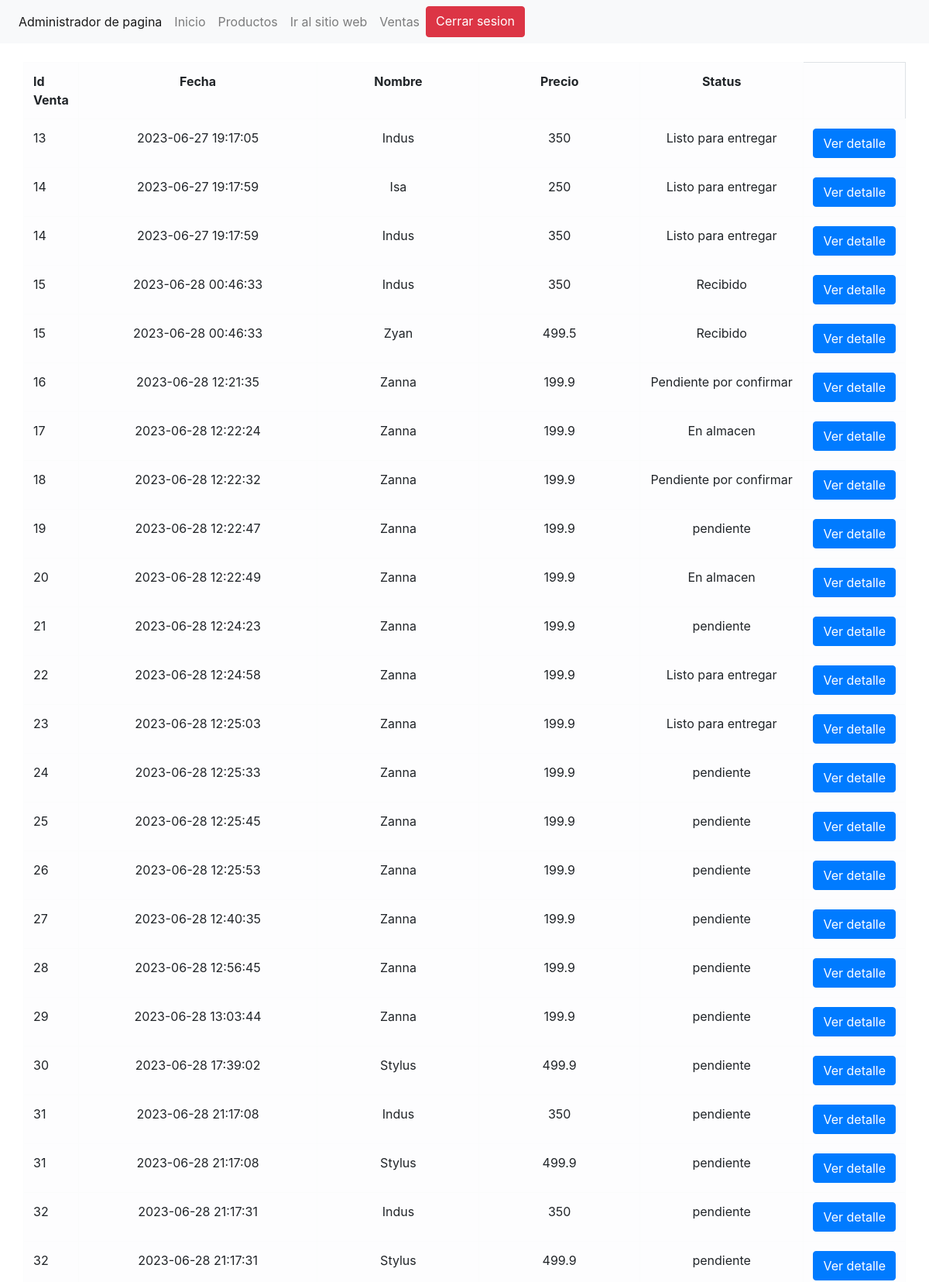
/administrador/seccion/ventas.php (upper part), run on the app's committed database.
### tables this page shows
CREATE TABLE `tbldetalleventa` (
  `ID` int(11) NOT NULL,
  `IDVENTA` int(11) NOT NULL,
  `idprod` int(11) NOT NULL,
  `PRECIOUNITARIO` decimal(20,2) NOT NULL,
  `CANTIDAD` int(11) NOT NULL,
  `DESCARGADO` int(1) NOT NULL
);

CREATE TABLE `tblventas` (
  `ID` int(11) NOT NULL,
  `ClaveTransaccion` varchar(250) NOT NULL,
  `PaypalDatos` text NOT NULL,
  `Fecha` datetime NOT NULL,
  `Correo` varchar(5000) NOT NULL,
  `Total` decimal(60,2) NOT NULL,
  `status` varchar(200) NOT NULL
);

CREATE TABLE `muebles` (
  `idprod` int(11) NOT NULL,
  `Nombre` varchar(255) NOT NULL,
  `Imagen` varchar(1000) NOT NULL,
  `TipoMueble` varchar(100) NOT NULL,
  `color` varchar(100) NOT NULL,
  `material` varchar(100) NOT NULL,
  `alto` float NOT NULL,
  `ancho` float NOT NULL,
  `profundidad` float NOT NULL,
  `Descripcion` varchar(500) NOT NULL,
  `Stock` int(11) NOT NULL,
  `PrecioBase` float NOT NULL
);

### administrador/seccion/ventas.php (the view, shortened to what this page needs)
<?php
include("../template/cabecera.php");
include("../config/bd.php");
$sentenciaSQL = $conexion->prepare("SELECT DV.IDVENTA, v.Fecha,  M.Nombre, M.PrecioBase, v.status, DV.ID
FROM `tbldetalleventa` as DV
INNER JOIN muebles M ON DV.idprod = M.idprod
INNER JOIN tblventas V ON DV.IDVENTA = V.ID
ORDER BY DV.IDVENTA ASC");
$sentenciaSQL->execute();
$listaVentas = $sentenciaSQL->fetchAll(PDO::FETCH_ASSOC);
?>
    <table class="table table-light table-bordered">
        <tbody>
            <tr>
                <th width="5%">Id Venta</th>
                <th width="30%" class="text-center">Fecha</th>
                <th width="20%" class="text-center">Nombre</th>
                <th width="20%" class="text-center">Precio</th>
                <th width="20%" class="text-center">Status</th>
            </tr>
            <?php
            foreach ($listaVentas as $venta) {
            ?>
                <tr style="background-color: ">
                    <td width="5%"><?php echo $venta['IDVENTA']; ?></td>
                    <td width="15%" class="text-center"><?php echo $venta['Fecha']; ?></td>
                    <td width="20%" class="text-center"><?php echo $venta['Nombre']; ?></td>
                    <td width="20%" class="text-center"><?php echo $venta['PrecioBase']; ?></td>
                    <td width="20%" class="text-center"><?php echo $venta['status']; ?></td>
                    <td>
                    <form method="post" action="">
                        <input type="submit" name="accion" value="Ver detalle" class="btn btn-primary">
                    </td>
                </tr>
            <?php
            }
            ?>
        </tbody>
    </table>

### data on the page
tbldetalleventa: IDVENTA "13", IDVENTA.Fecha "2023-06-27 19:17:05", idprod.Nombre "Indus", idprod.PrecioBase "350", IDVENTA.status "Listo para entregar"
tbldetalleventa: IDVENTA "14", IDVENTA.Fecha "2023-06-27 19:17:59", idprod.Nombre "Isa", idprod.PrecioBase "250", IDVENTA.status "Listo para entregar"
tbldetalleventa: IDVENTA "14", IDVENTA.Fecha "2023-06-27 19:17:59", idprod.Nombre "Indus", idprod.PrecioBase "350", IDVENTA.status "Listo para entregar"
tbldetalleventa: IDVENTA "15", IDVENTA.Fecha "2023-06-28 00:46:33", idprod.Nombre "Indus", idprod.PrecioBase "350", IDVENTA.status "Recibido"
tbldetalleventa: IDVENTA "15", IDVENTA.Fecha "2023-06-28 00:46:33", idprod.Nombre "Zyan", idprod.PrecioBase "499.5", IDVENTA.status "Recibido"
tbldetalleventa: IDVENTA "16", IDVENTA.Fecha "2023-06-28 12:21:35", idprod.Nombre "Zanna", idprod.PrecioBase "199.9", IDVENTA.status "Pendiente por confirmar"
tbldetalleventa: IDVENTA "17", IDVENTA.Fecha "2023-06-28 12:22:24", idprod.Nombre "Zanna", idprod.PrecioBase "199.9", IDVENTA.status "En almacen"
tbldetalleventa: IDVENTA "18", IDVENTA.Fecha "2023-06-28 12:22:32", idprod.Nombre "Zanna", idprod.PrecioBase "199.9", IDVENTA.status "Pendiente por confirmar"
tbldetalleventa: IDVENTA "19", IDVENTA.Fecha "2023-06-28 12:22:47", idprod.Nombre "Zanna", idprod.PrecioBase "199.9", IDVENTA.status "pendiente"
tbldetalleventa: IDVENTA "20", IDVENTA.Fecha "2023-06-28 12:22:49", idprod.Nombre "Zanna", idprod.PrecioBase "199.9", IDVENTA.status "En almacen"
tbldetalleventa: IDVENTA "21", IDVENTA.Fecha "2023-06-28 12:24:23", idprod.Nombre "Zanna", idprod.PrecioBase "199.9", IDVENTA.status "pendiente"
tbldetalleventa: IDVENTA "22", IDVENTA.Fecha "2023-06-28 12:24:58", idprod.Nombre "Zanna", idprod.PrecioBase "199.9", IDVENTA.status "Listo para entregar"
tbldetalleventa: IDVENTA "23", IDVENTA.Fecha "2023-06-28 12:25:03", idprod.Nombre "Zanna", idprod.PrecioBase "199.9", IDVENTA.status "Listo para entregar"
tbldetalleventa: IDVENTA "24", IDVENTA.Fecha "2023-06-28 12:25:33", idprod.Nombre "Zanna", idprod.PrecioBase "199.9", IDVENTA.status "pendiente"
tbldetalleventa: IDVENTA "25", IDVENTA.Fecha "2023-06-28 12:25:45", idprod.Nombre "Zanna", idprod.PrecioBase "199.9", IDVENTA.status "pendiente"
tbldetalleventa: IDVENTA "26", IDVENTA.Fecha "2023-06-28 12:25:53", idprod.Nombre "Zanna", idprod.PrecioBase "199.9", IDVENTA.status "pendiente"
tbldetalleventa: IDVENTA "27", IDVENTA.Fecha "2023-06-28 12:40:35", idprod.Nombre "Zanna", idprod.PrecioBase "199.9", IDVENTA.status "pendiente"
tbldetalleventa: IDVENTA "28", IDVENTA.Fecha "2023-06-28 12:56:45", idprod.Nombre "Zanna", idprod.PrecioBase "199.9", IDVENTA.status "pendiente"
tbldetalleventa: IDVENTA "29", IDVENTA.Fecha "2023-06-28 13:03:44", idprod.Nombre "Zanna", idprod.PrecioBase "199.9", IDVENTA.status "pendiente"
tbldetalleventa: IDVENTA "30", IDVENTA.Fecha "2023-06-28 17:39:02", idprod.Nombre "Stylus", idprod.PrecioBase "499.9", IDVENTA.status "pendiente"
tbldetalleventa: IDVENTA "31", IDVENTA.Fecha "2023-06-28 21:17:08", idprod.Nombre "Indus", idprod.PrecioBase "350", IDVENTA.status "pendiente"
tbldetalleventa: IDVENTA "31", IDVENTA.Fecha "2023-06-28 21:17:08", idprod.Nombre "Stylus", idprod.PrecioBase "499.9", IDVENTA.status "pendiente"
tbldetalleventa: IDVENTA "32", IDVENTA.Fecha "2023-06-28 21:17:31", idprod.Nombre "Indus", idprod.PrecioBase "350", IDVENTA.status "pendiente"
tbldetalleventa: IDVENTA "32", IDVENTA.Fecha "2023-06-28 21:17:31", idprod.Nombre "Stylus", idprod.PrecioBase "499.9", IDVENTA.status "pendiente"
